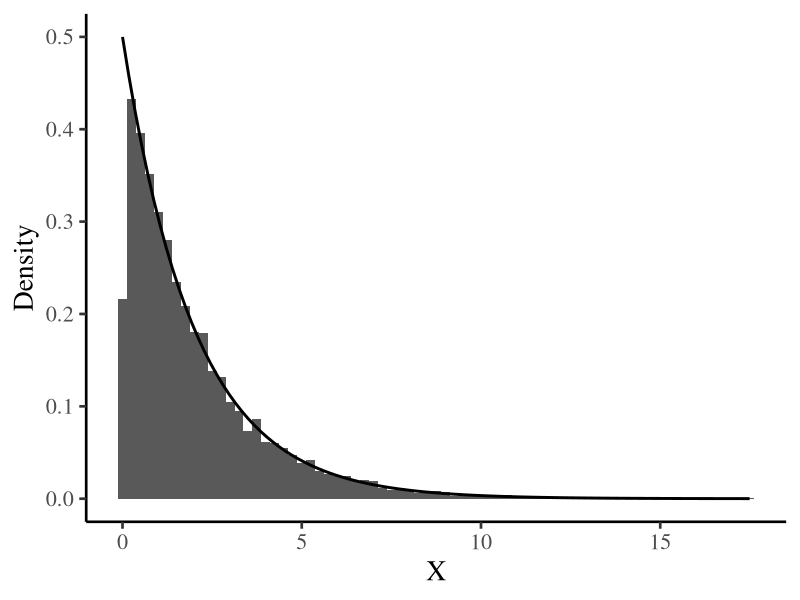

Reproduce this figure in R.
# Example Problem Set Script ===================================================
# Author: Thomas Wiemann 
#
# This R script serves as an example for submitting code for the programming 
#     exercises of the course. Structuring your code well is important to avoid
#     errors and ensure readibility. Feel free to use this script as a template.
#
# There are various comments scattered throughout the script. These are meant to
#     help you get started but would be very excessive in an actual problem set.
#     For example, you don't need to explain what every section does using 
#     multi-line comments! 

# Preliminaries ================================================================

# Here, we'd typically load required packages or our own custom code stored in 
#     other R scripts, or set a random seed. Here, I'll also include the code
#     for installing the ggplot2 package (but you'll typically omit the code in
#     your script because packages only need to be installed once on a machine.)

# Install dependencies (only once; then delete)
install.packages("ggplot2")

# Load dependencies
library(ggplot2) # for neat plots

# Set random seed (to ensure replicability)
set.seed(2021)

# Problem 1 ====================================================================

# This section generates n = 1000 draws from a Chi^2 random variable with two 
#     degrees of freedom, and plots the corresponding histogram along with the 
#     true density function.

# Simulation parameters
n <- 10000 # number of random draws
df <- 2 # degrees of freedom

# Generate iid draws
x <- rchisq(n, df)

# Plot the histogram
ggplot() + 
  geom_histogram(aes(x = x, y =..density..), binwidth = 0.25) +
  stat_function(fun = dchisq, args = list(df = df), size = 1) +
  ylab("Density") + 
  xlab("X") +
  theme_classic(base_size = 20) +
  theme(text = element_text(size = 20,  family="Times"))

# Problem 2 ====================================================================

# This section create a simple function that takes a matrix X and a Boolean 
#     argument MARGIN. If MARGIN = 1, then the function calculates the mean of 
#     each row of X. If MARGIN = 2, the function calculates the mean of each 
#     columns of X.
#
# Note: The ``apply`` function in R generalizes row or column-wise operations.
#     It's (of course) much more efficient than the below custom function!

my_means <- function(X, MARGIN) {
  # Get the dimensions of X
  X_dim <- dim(X)
  
  # Transpose X if MARGIN == 1
  if (MARGIN == 1) {
    X <- t(X)
  }#IF
  
  # Calculate the averages
  X_means <- rep(0, X_dim[MARGIN])
  for (j in 1:X_dim[MARGIN]) {
    X_means[j] <- mean(X[, j])
  }#FOR
  
  # Return output
  return(X_means)
}#MY_MEANS

# To check the function, its a good idea to compare its output to the base R 
#     functions that do the same thing (but much more efficiently!). Let's 
#     generate a matrix filled with iid draws from N(0, 2).
X_rows <- 10
X_cols <- 100
X <- matrix(rnorm(X_rows * X_cols, 0, 2), X_rows, X_cols)

# First, confirm that the row-averages are the same.
my_means(X, 2)
colMeans(X)
apply(X, 2, mean)

# Second, confirm that the column-averages are the same.
my_means(X, 1)
rowMeans(X)
apply(X, 1, mean)

# Success!